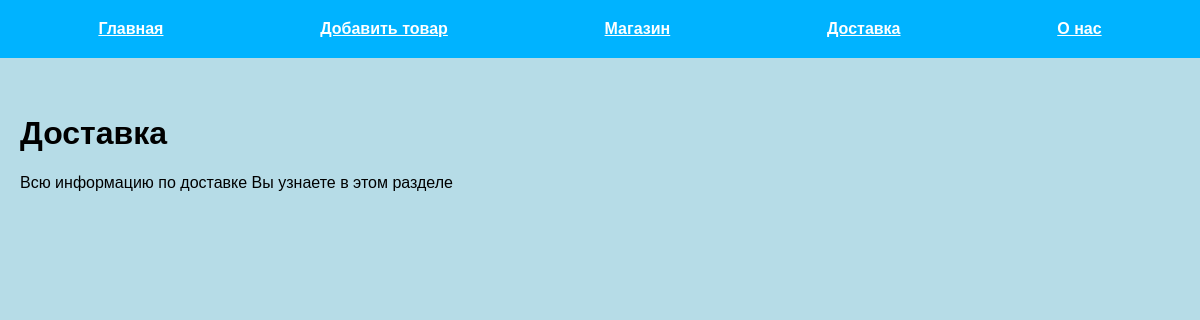
Page /delivery on the committed database.
### tables this page shows
CREATE TABLE mainmenu(
id INTEGER PRIMARY KEY AUTOINCREMENT,
title TEXT NOT NULL,
url TEXT NOT NULL
);

### main.py (the view)
@app.route('/delivery')
def delivery():
    db = get_db()
    dbase = FDataBase(db)
    print(url_for('delivery'))
    return render_template('delivery.html', title='Доставка', menu=dbase.get_menu())

### FDataBase.py (called while the page is built)
    def get_menu(self):
        sql = '''
        SELECT *
        FROM mainmenu'''
        try:
            self.__cur.execute(sql)
            res = self.__cur.fetchall()
            if res:
                return res
        except IOError:
            print('Ошибка чтения из базы данных')
        return []

### main.py (called while the page is built)
def connect_db():
    con = sqlite3.connect(app.config['DATABASE'])
    con.row_factory = sqlite3.Row
    return con

def get_db():
    if not hasattr(g, 'link_db'):
        g.link_db = connect_db()
    return g.link_db

### templates/delivery.html (shortened to what this page needs)
{% extends 'base.html' %}
{% block content %}
{{ super() }}
Всю информацию по доставке Вы узнаете в этом разделе
{% endblock %}

### templates/base.html (shortened to what this page needs)
<!DOCTYPE html>
<html lang="en">
<head>
  <link rel="stylesheet" href="{{ url_for('static', filename='css/style.css') }}">
</head>
<body>
{% block content %}
  <ul class="menu">
    {% for m in menu %}
    <li>
      <a href="{{ m.url }}">{{ m.title }}</a>
    </li>
    {% endfor %}
  </ul>
<div class="container">
  <div class="content">
    {% if title %}
    <h1>{{ title }}</h1>
    {% else %}
    <h1>Magic Picture</h1>
    {% endif %}
{% endblock %}
  </div>
</div>
</body>
</html>

### static/css/style.css (style rules this page uses)
body { background: rgb(182, 220, 231); margin: 0; padding: 0; font-family: Verdana, Geneva, Tahoma, sans-serif; }
.menu { display: flex; justify-content: space-around; list-style: none; background: rgb(0, 179, 255); padding: 20px; margin-top: 0; }
.content { max-width: 1200px; margin: 0 auto; }
.content { max-width: 1200px; margin: 0 auto; padding: 20px; box-sizing: border-box; }
.menu a { font-weight: bold; color: white; }
ul { list-style: none; padding: 0; }

### rows in the picture
mainmenu: title "Главная"
mainmenu: title "Добавить товар"
mainmenu: title "Магазин"
mainmenu: title "Доставка"
mainmenu: title "О нас"
